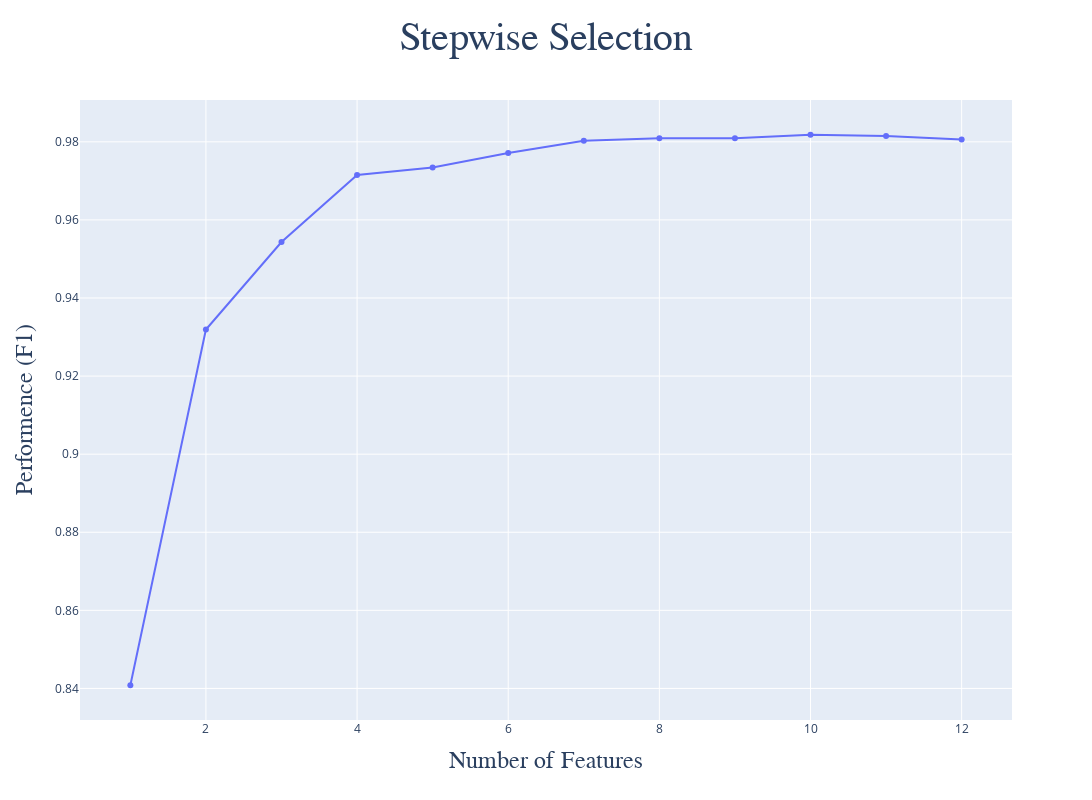

Write notebook code for a chart like this one.
### Code cell
import plotly.graph_objects as go

metric_dict = sfs.get_metric_dict()
k_features = list(metric_dict.keys())
avg_scores = np.array([metric_dict[k]['avg_score'] for k in k_features])
std_devs = np.array([metric_dict[k]['std_dev'] for k in k_features])

fig = go.Figure()
fig.add_trace(
    go.Scatter(
    x = k_features, y = avg_scores, 
    mode = 'lines+markers', name = 'Average Score'
    )
)

fig.update_layout(
    title = {
        'text': 'Stepwise Selection',
        'font': {
            'size': 40, 'family': 'Gulliver'
        }, 'x': 0.5
    }, 
    xaxis_title = {
        'text': 'Number of Features',
        'font': {
            'size': 24, 'family': 'Gulliver'
        }
    }, 
    yaxis_title = {
        'text': 'Performence (F1)',
        'font': {
            'size': 24, 'family': 'Gulliver'
        }
    }, 
    width = 1200, height = 800
)

fig.show()

### Figure 1 — Plotly figure (JSON) as saved in the notebook; plotly's stock layout.template omitted (floating-point values rounded to 4 significant figures)
{"data": [{"mode": "lines+markers", "name": "Average Score", "type": "scatter", "x": [1, 2, 3, 4, 5, 6, 7, 8, 9, 10, 11, 12], "y": [0.8408, 0.9319, 0.9543, 0.9715, 0.9734, 0.9772, 0.9803, 0.9809, 0.9809, 0.9818, 0.9815, 0.9806]}], "layout": {"height": 800, "title": {"font": {"family": "Gulliver", "size": 40}, "text": "Stepwise Selection", "x": 0.5}, "width": 1200, "xaxis": {"title": {"font": {"family": "Gulliver", "size": 24}, "text": "Number of Features"}}, "yaxis": {"title": {"font": {"family": "Gulliver", "size": 24}, "text": "Performence (F1)"}}}}
